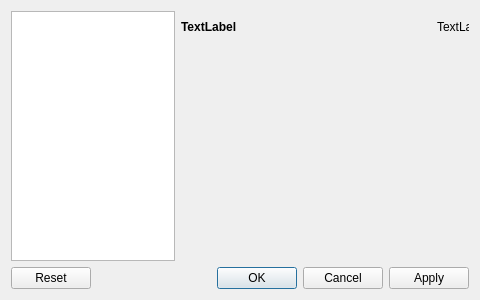
<?xml version="1.0" encoding="UTF-8"?>
<ui version="4.0">
 <class>SettingsDialog</class>
 <widget class="QDialog" name="SettingsDialog">
  <property name="geometry">
   <rect>
    <x>0</x>
    <y>0</y>
    <width>480</width>
    <height>300</height>
   </rect>
  </property>
  <property name="windowTitle">
   <string>Settings</string>
  </property>
  <layout class="QVBoxLayout" name="verticalLayout_2">
   <item>
    <layout class="QHBoxLayout" name="horizontalLayout_2">
     <item>
      <widget class="QListWidget" name="listWidget">
       <property name="maximumSize">
        <size>
         <width>164</width>
         <height>16777215</height>
        </size>
       </property>
       <property name="wordWrap">
        <bool>true</bool>
       </property>
      </widget>
     </item>
     <item>
      <layout class="QVBoxLayout" name="verticalLayout">
       <item>
        <layout class="QHBoxLayout" name="horizontalLayout">
         <item>
          <widget class="QLabel" name="label">
           <property name="font">
            <font>
             <weight>75</weight>
             <bold>true</bold>
            </font>
           </property>
           <property name="text">
            <string>TextLabel</string>
           </property>
          </widget>
         </item>
         <item>
          <widget class="QLabel" name="iconLabel">
           <property name="sizePolicy">
            <sizepolicy hsizetype="Fixed" vsizetype="Fixed">
             <horstretch>0</horstretch>
             <verstretch>0</verstretch>
            </sizepolicy>
           </property>
           <property name="minimumSize">
            <size>
             <width>32</width>
             <height>32</height>
            </size>
           </property>
           <property name="maximumSize">
            <size>
             <width>32</width>
             <height>32</height>
            </size>
           </property>
           <property name="text">
            <string>TextLabel</string>
           </property>
          </widget>
         </item>
        </layout>
       </item>
       <item>
        <widget class="QStackedWidget" name="stackedWidget">
         <property name="currentIndex">
          <number>0</number>
         </property>
         <widget class="QWidget" name="page"/>
         <widget class="QWidget" name="page_2"/>
        </widget>
       </item>
      </layout>
     </item>
    </layout>
   </item>
   <item>
    <widget class="QDialogButtonBox" name="buttonBox">
     <property name="orientation">
      <enum>Qt::Horizontal</enum>
     </property>
     <property name="standardButtons">
      <set>QDialogButtonBox::Apply|QDialogButtonBox::Cancel|QDialogButtonBox::Ok|QDialogButtonBox::Reset</set>
     </property>
    </widget>
   </item>
  </layout>
 </widget>
 <resources/>
 <connections>
  <connection>
   <sender>buttonBox</sender>
   <signal>accepted()</signal>
   <receiver>SettingsDialog</receiver>
   <slot>accept()</slot>
   <hints>
    <hint type="sourcelabel">
     <x>248</x>
     <y>254</y>
    </hint>
    <hint type="destinationlabel">
     <x>157</x>
     <y>274</y>
    </hint>
   </hints>
  </connection>
  <connection>
   <sender>buttonBox</sender>
   <signal>rejected()</signal>
   <receiver>SettingsDialog</receiver>
   <slot>reject()</slot>
   <hints>
    <hint type="sourcelabel">
     <x>316</x>
     <y>260</y>
    </hint>
    <hint type="destinationlabel">
     <x>286</x>
     <y>274</y>
    </hint>
   </hints>
  </connection>
 </connections>
</ui>
